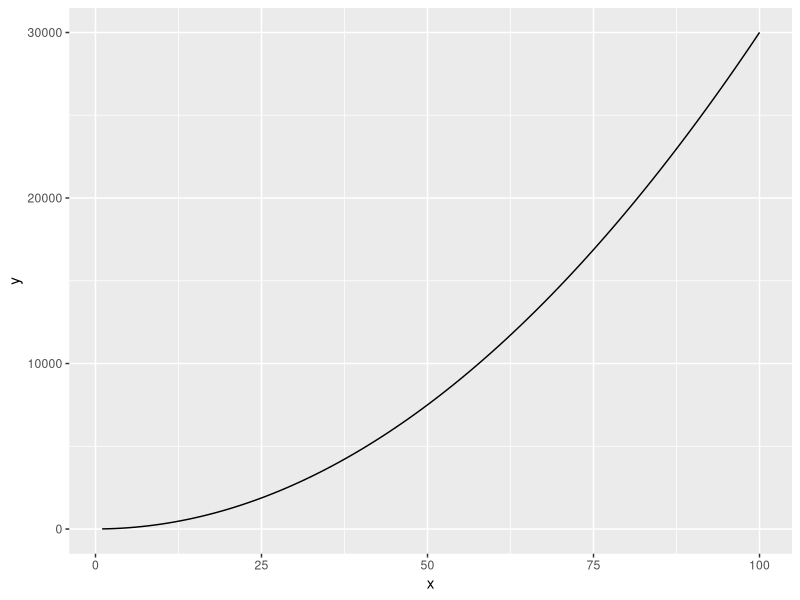
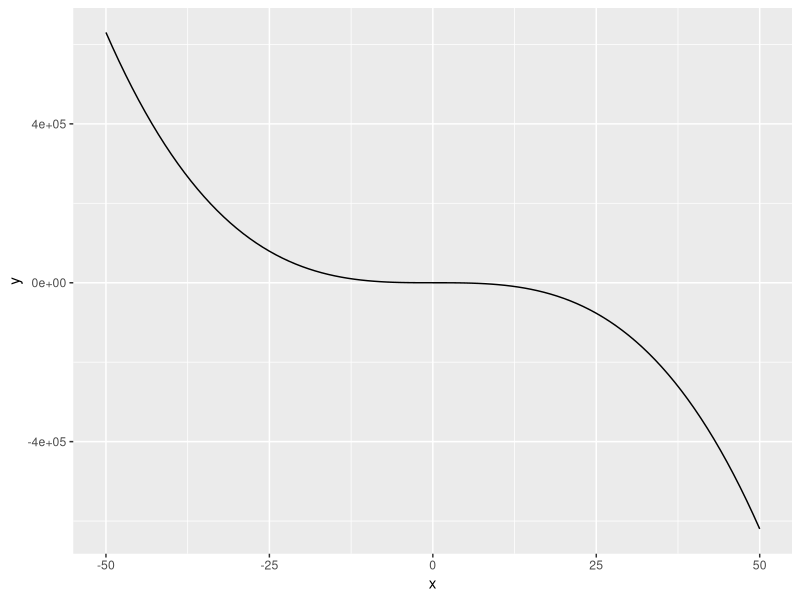
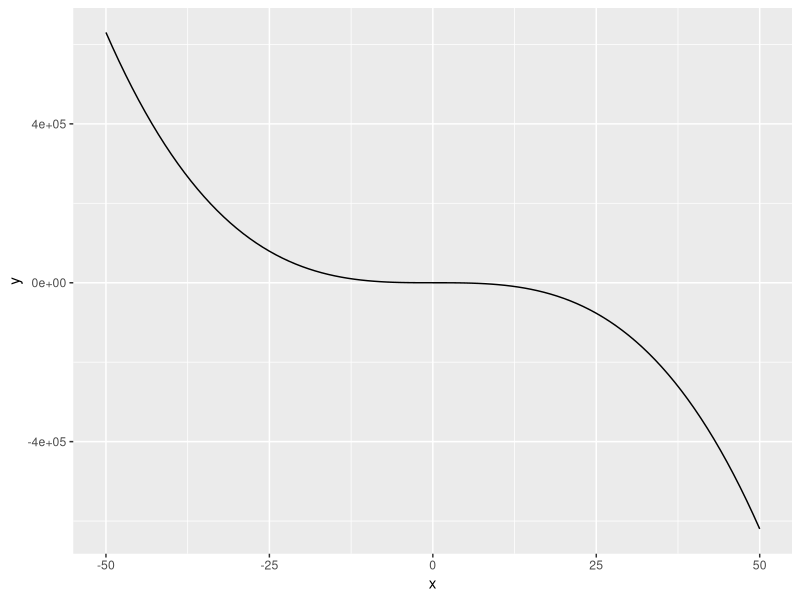
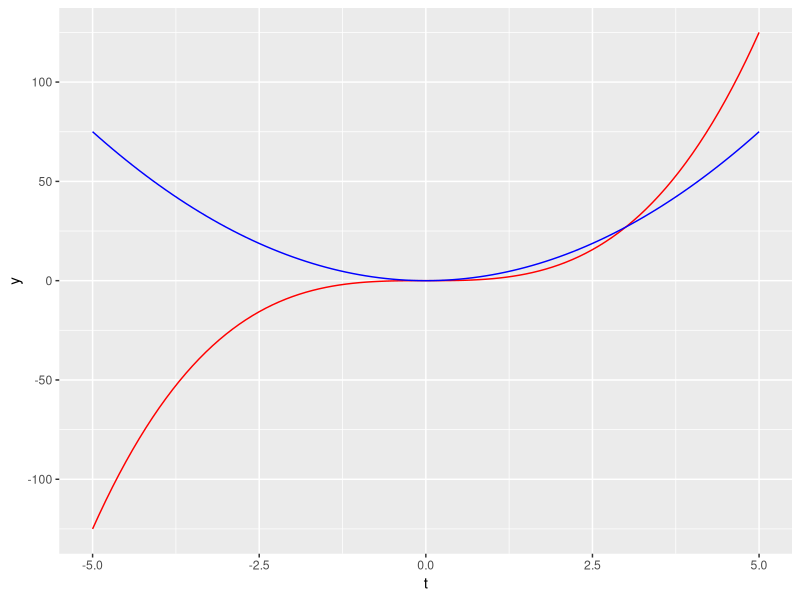

Generate these figures, in order, with R:
## ---- chunk 1
# load packages ----
library(tidyverse)

# define function ----
eq1 <- function(x) {
  3 * x^2 + 4
}

# create a data frame with range of values to evaluate our fxn across ----
my_data_range <- data.frame (x = c(1,100))

# plot fxn as continuous curve over our specified range of values in df ----
ggplot(data = my_data_range, aes(x = x)) +
  geom_function(fun = eq1)
 
## ---- chunk 2
# define function
eq2 <- function(x) {
  2.4 - 5 * x^3 + 2.1 * x^2
}

# create data frame 
data_range_2 <- data.frame(x = c(-50,50))

# plot function over data range
ggplot(data_range_2, aes(x = x)) +
  geom_function(fun = eq2)

#OR
ggplot(data = data.frame(x = c(-50,50)), aes(x = x)) +
  geom_function(fun = eq2)
#this way is faster, no need to create extra objects
## ---- chunk 3
# create function C(t) ----
ct <- function(t) {
  t^3
}

# Find deriv of C(t) ----
dc_dt <- D(expr = expression(t^3), name = "t")
dc_dt

# store deriv as a function ----
dc_dt_fun <- function(t) {
  3 * t^2
}

# plot function over data range ----
ggplot(data = data.frame(t = c(-5,5)), aes(x = t)) +
  geom_function(fun = ct, color = "red") +
  geom_function(fun = dc_dt_fun, color = "blue")

## ---- chunk 4
# create expression with multiple variables
f_xyz <- expression(2 * x * y - 3 * x^2 * z^3)

# partials wrt x ----
df_dx <- D(f_xyz, name = "x")
df_dx
